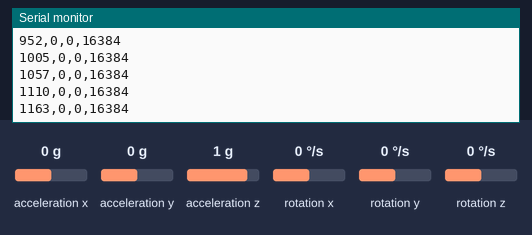
The sketch below on a simulated Arduino Uno, built with avr-gcc and run on an emulated ATmega328P. On the bench: the last lines printed to the serial monitor. Inputs (shaded band) come from the test bench; at power-on: acceleration x 0 g, acceleration y 0 g, acceleration z 1 g, rotation x 0 °/s, rotation y 0 °/s, rotation z 0 °/s.

Above: at 1.2 s.
1.3 s: acceleration x set to -1.4 g
At 1.33 s:
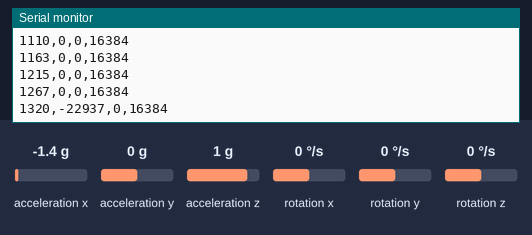
2.8 s: acceleration y set to -1.4 g
At 2.81 s:
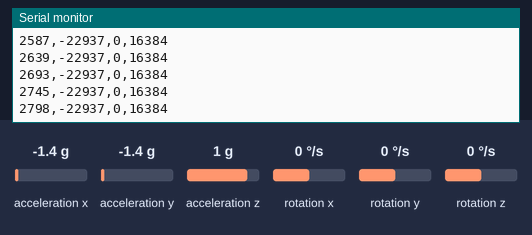
4.3 s: acceleration z set to -1.4 g
At 4.35 s:
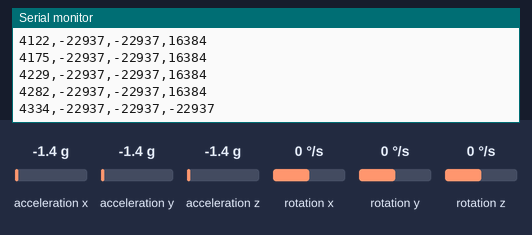
Timing chart, 0 to 7.3 s (numbered marks = the images above; inputs shaded):
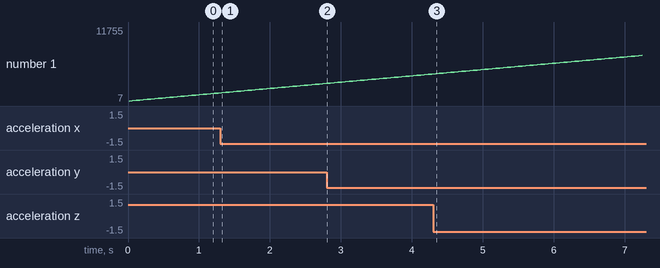

Measured:
- after the input at 1.3 s, the serial monitor: prints a new line at once (image 1)
- plotted number 1: 1267 → 2798 after the input at 1.3 s

The sketch:

test_acelerometro_con_librerias.ino
```cpp
// Librerias I2C para controlar el mpu6050
// la libreria MPU6050.h necesita I2Cdev.h, I2Cdev.h necesita Wire.h
#include "I2Cdev.h"
#include "MPU6050.h"
#include "Wire.h"

// La dirección del MPU6050 puede ser 0x68 o 0x69, dependiendo
// del estado de AD0. Si no se especifica, 0x68 estará implicito
MPU6050 sensor;

// Valores RAW (sin procesar) del acelerometro y giroscopio en los ejes x,y,z
int ax, ay, az;
int gx, gy, gz;

void setup() {
  Serial.begin(57600);    //Iniciando puerto serial
  Wire.begin();           //Iniciando I2C
  sensor.initialize();    //Iniciando el sensor

  if (sensor.testConnection()) Serial.println("Sensor iniciado correctamente");
  else Serial.println("Error al iniciar el sensor");

  Serial.println("realizar la siguiente operacion para convertir: ax_g = ax / 16384");
}

void loop() {
  // Leer las aceleraciones y velocidades angulares
  sensor.getAcceleration(&ax, &ay, &az);
  //sensor.getRotation(&gx, &gy, &gz);
  /*float ax_g = ax / 16384.0;
  float ay_g = ay / 16384.0;
  float az_g = az / 16384.0;*/
  //Mostrar las lecturas separadas por un [tab]
  /*Serial.print("a[x y z] g[x y z]:\t");
  Serial.print(ax); Serial.print("\t");
  Serial.print(ay); Serial.print("\t");
  Serial.print(az); Serial.print("\t");
  Serial.print(gx); Serial.print("\t");
  Serial.print(gy); Serial.print("\t");
  Serial.println(gz);


  Serial.print("Aceleración X: "); Serial.print(ax_g); Serial.print(" g | ");
  Serial.print("Aceleración Y: "); Serial.print(ay_g); Serial.print(" g | ");
  Serial.print("Aceleración Z: "); Serial.println(az_g); Serial.print(" g");*/


  Serial.print(millis()); Serial.print(",");
  Serial.print(ax); Serial.print(",");
  Serial.print(ay); Serial.print(",");
  Serial.print(az); Serial.println();
  /*Serial.print(ax_g); Serial.print(",");
  Serial.print(ay_g); Serial.print(",");
  Serial.print(az_g); Serial.println();
*/

  delay(50);
}
```
